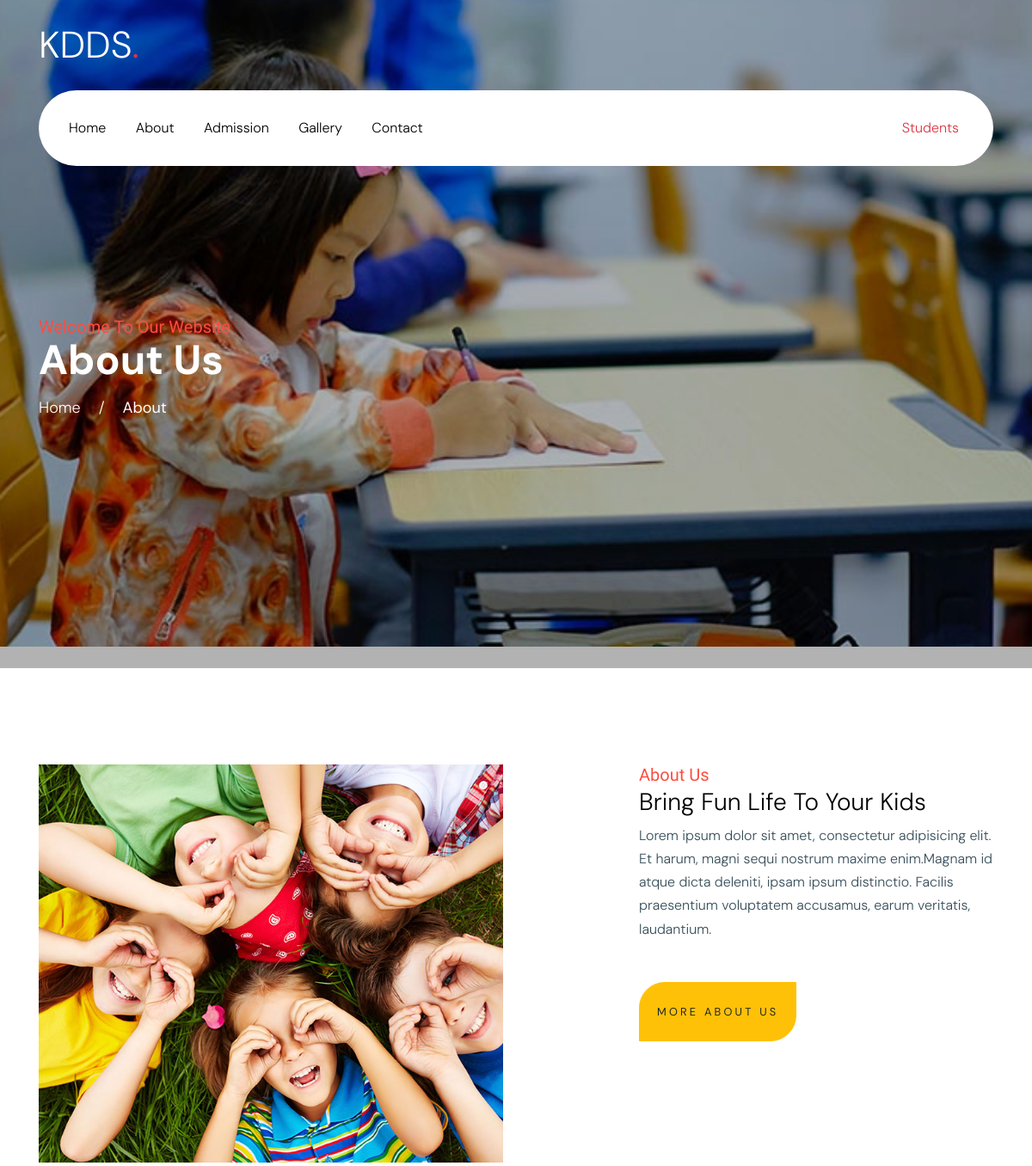
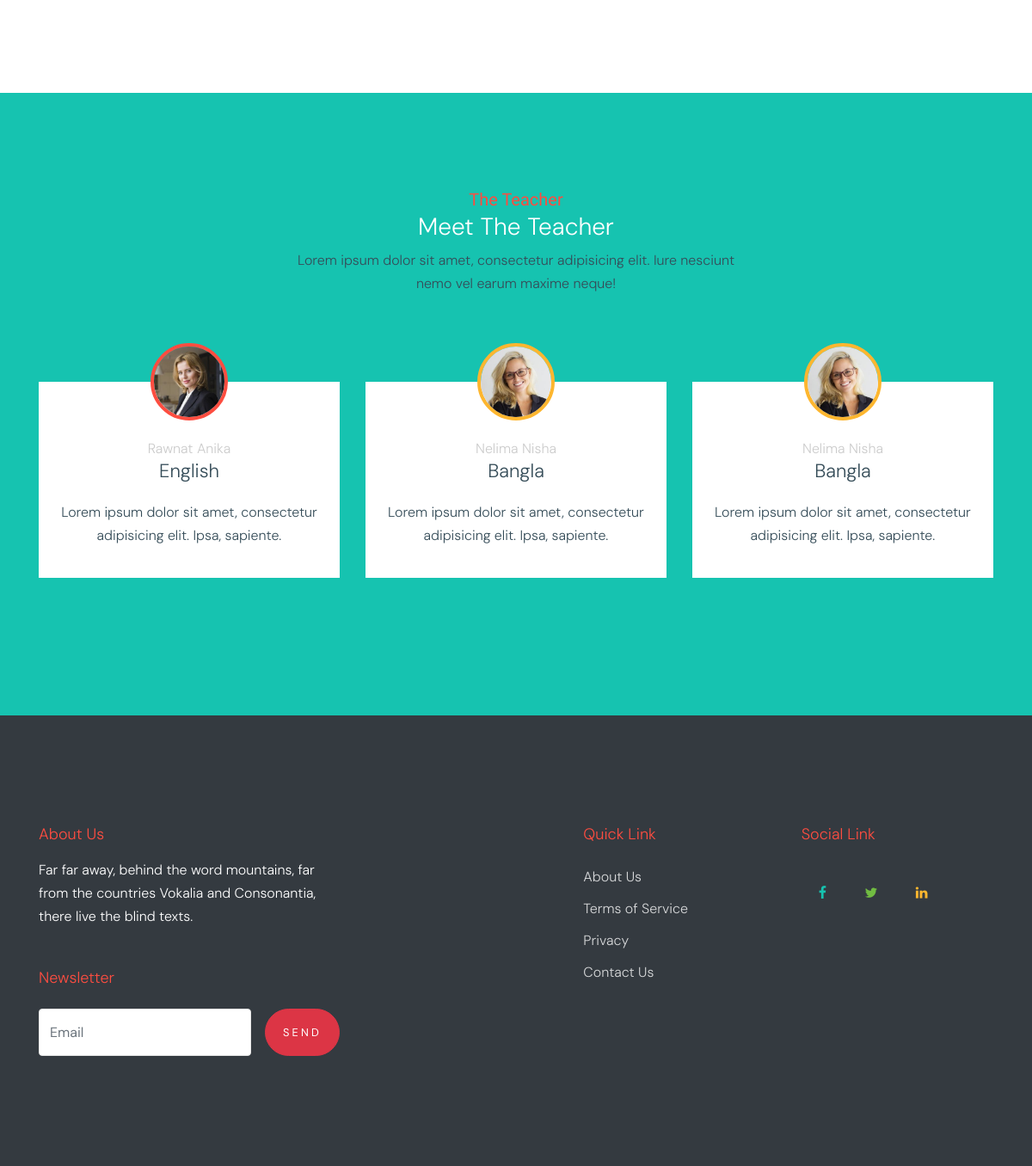
Page /about.php on the committed database (2 pictures, top to bottom).
### tables this page shows
CREATE TABLE `teacher` (
  `id` int(11) NOT NULL,
  `name` varchar(200) NOT NULL,
  `subject` varchar(200) NOT NULL,
  `image` text NOT NULL,
  `text` varchar(200) NOT NULL,
  `class` varchar(200) NOT NULL
);

### about.php (the view, shortened to what this page needs)
<?php
    include"includes/config.php";
    include"files/header.php"
?>
<body data-spy="scroll" data-target=".site-navbar-target" data-offset="300">
    <div class="site-wrap" id="home-section">
        <?php include"files/nav.php" ?>
        <div class="ftco-blocks-cover-1">
            <div class="site-section-cover overlay" data-stellar-background-ratio="0.5" style="background-image: url('images/jerry-wang-jfnUC7s3iuw-unsplash.jpg')">
                <div class="container">
                    <div class="row align-items-center ">
                        <div class="col-md-5 mt-5 pt-5">
                            <span class="text-cursive h5 text-red">Welcome To Our Website</span>
                            <h1 class="mb-3 font-weight-bold text-teal">About Us</h1>
                            <p><a href="index.php" class="text-white">Home</a> <span class="mx-3">/</span> <strong>About</strong></p>
                        </div>
                    </div>
                </div>
            </div>
        </div>
        <div class="site-section">
            <div class="container">
                <div class="row">
                    <div class="col-md-6">
                        <img src="images/img_1.jpg" alt="Image" class="img-fluid">
                    </div>
                    <div class="col-md-5 ml-auto pl-md-5">
                        <span class="text-cursive h5 text-red">About Us</span>
                        <h3 class="text-black">Bring Fun Life To Your Kids</h3>
                        <p><span>Lorem ipsum dolor sit amet, consectetur adipisicing elit. Et harum, magni sequi nostrum maxime enim.</span><span>Magnam id atque dicta deleniti, ipsam ipsum distinctio. Facilis praesentium voluptatem accusamus, earum veritatis, laudantium.</span></p>
                        <p class="mt-5"><a href="#" class="btn btn-warning py-4 btn-custom-1">More About Us</a></p>
                    </div>
                </div>
            </div>
        </div>
        <div class="site-section bg-teal">
            <div class="container">
                <div class="row justify-content-center text-center mb-2 section-2-title">
                    <div class="col-md-6">
                        <span class="text-cursive h5 text-red">The Teacher</span>
                        <h3 class="text-white text-center">Meet The Teacher</h3>
                        <p class="mb-5">Lorem ipsum dolor sit amet, consectetur adipisicing elit. Iure nesciunt nemo vel earum maxime neque!</p>
                    </div>
                </div>
                <div class="row align-items-stretch">
                    <?php
                        $query = "SELECT * FROM teacher";
                        $select_query = mysqli_query($connection, $query);
                        while($row = mysqli_fetch_assoc($select_query)){
                        $name = $row['name'];
                        $subject = $row['subject'];
                        $text = $row['text'];
                        $class = $row['class'];
                        $image = $row['image'];
                    ?>
                    <div class="col-lg-4 col-md-6 mb-5">
                        <div class="post-entry-1 h-100 person-1 <?php echo $class; ?>">
                            <img src="images/teacher/<?php echo $image; ?>" alt="Image" class="img-fluid">
                            <div class="post-entry-1-contents">
                                <span class="meta"><?php echo $name; ?></span>
                                <h2><?php echo $subject; ?></h2>
                                <p><?php echo $text; ?></p>
                            </div>
                        </div>
                    </div><?php } ?>
                </div>
            </div>
        </div>
<?php include"files/footer.php" ?>

### files/header.php (shortened to what this page needs)
<!doctype html>
<html lang="en">
  <head>
    <link rel="stylesheet" href="fonts/icomoon/style.css">
    <link rel="stylesheet" href="css/bootstrap.min.css">
    <link rel="stylesheet" href="css/bootstrap-datepicker.css">
    <link rel="stylesheet" href="css/jquery.fancybox.min.css">
    <link rel="stylesheet" href="css/owl.carousel.min.css">
    <link rel="stylesheet" href="css/owl.theme.default.min.css">
    <link rel="stylesheet" href="fonts/flaticon/font/flaticon.css">
    <link rel="stylesheet" href="css/aos.css">
    <link rel="stylesheet" href="css/style.css">
  </head>

### files/nav.php (shortened to what this page needs)
<header class="site-navbar site-navbar-target" role="banner">
    <div class="container mb-3">
        <div class="d-flex align-items-center">
            <div class="site-logo mr-auto">
                <a href="index.php">KDDS<span class="text-primary">.</span></a>
            </div>
        </div>
    </div>
    <div class="container">
        <div class="menu-wrap d-flex align-items-center">
            <nav class="site-navigation text-left mr-auto d-none d-lg-block" role="navigation">
                <ul class="site-menu main-menu js-clone-nav mr-auto ">
                    <li><a href="index.php" class="nav-link">Home</a></li>
                    <li><a href="about.php" class="nav-link">About</a></li>
                    <li><a href="admission.php" class="nav-link">Admission</a></li>
                    <li><a href="gallery.php" class="nav-link">Gallery</a></li>
                    <li><a href="contact.php" class="nav-link">Contact</a></li>
                </ul>
            </nav>
            <div class="top-social ml-auto">
                <a href="land.php">Students</a>
            </div>
        </div>
    </div>
</header>

### files/footer.php (shortened to what this page needs)
        <footer class="site-footer">
            <div class="container">
                <div class="row">
                    <div class="col-lg-4">
                        <h2 class="footer-heading mb-3">About Us</h2>
                        <p class="mb-5">Far far away, behind the word mountains, far from the countries Vokalia and Consonantia, there live the blind texts. </p>
                        <h2 class="footer-heading mb-4">Newsletter</h2>
                        <form action="#" class="d-flex" class="subscribe">
                            <input type="text" class="form-control mr-3" placeholder="Email">
                            <input type="submit" value="Send" class="btn btn-primary">
                        </form>
                    </div>
                    <div class="col-lg-8 ml-auto">
                        <div class="row">
                            <div class="col-lg-4 ml-auto">
                                <h2 class="footer-heading mb-4">Quick Link</h2>
                                <ul class="list-unstyled">
                                    <li><a href="about.php">About Us</a></li>
                                    <li><a href="#">Terms of Service</a></li>
                                    <li><a href="#">Privacy</a></li>
                                    <li><a href="contact.php">Contact Us</a></li>
                                </ul>
                            </div>
                            <div class="col-lg-4">
                                <h2 class="footer-heading mb-4">Social Link</h2>
                                <div class="top-social ml-auto">
                                    <a href="#"><span class="icon-facebook text-teal"></span></a>
                                    <a href="#"><span class="icon-twitter text-success"></span></a>
                                    <a href="#"><span class="icon-linkedin text-yellow"></span></a>
                                </div>
                            </div>
                        </div>
                    </div>
                </div>
            </div>
        </footer>
    </div>
</body>
</html>

### css/style.css (style rules this page uses)
.text-cursive { font-family: "Indie Flower", cursive !important; }
html { overflow-x: hidden; }
body { line-height: 1.7; color: #364d59 !important; font-weight: 300; font-size: 1rem; }
a { -webkit-transition: .3s all ease; -o-transition: .3s all ease; transition: .3s all ease; text-decoration: none; }
h1, h2, h3, h4, h5, .h1, .h2, .h3, .h4, .h5 { font-weight: 300; color: #364d59; }
.text-black { color: #000 !important; }
.btn { border-radius: 30px; font-size: .8rem; text-transform: uppercase; letter-spacing: .2rem; padding: 10px 20px; text-decoration: none; }
.btn-custom-1 { border-radius: 30px; border-top-right-radius: 0; border-bottom-left-radius: 0; }
.form-control { height: 55px; background: #fff !important; font-family: "DM Sans", -apple-system, BlinkMacSystemFont, "Segoe UI", Roboto, "Helvetica Neue", Arial, "Noto Sans", sans-serif, "Apple Color Emoji", "Segoe UI Emoji", "Segoe UI Symbol", "Noto Color Emoji"; }
.site-section { padding: 2.5em 0; }
@media (min-width: 768px) { .site-section { padding: 5em 0; } }
.site-footer { padding: 4em 0; background: #343a40; }
@media (min-width: 768px) { .site-footer { padding: 8em 0; } }
.site-footer p { color: #fff; }
.site-footer h2, .site-footer h3, .site-footer h4, .site-footer h5 { color: #fff; }
.site-footer a { color: rgba(255, 255, 255, 0.8); }
.site-footer ul li { margin-bottom: 10px; }
.site-footer .footer-heading { font-size: 18px; color: #fd4d40; }
.site-navbar { margin-bottom: 0px; z-index: 1999; position: absolute; top: 0; width: 100%; padding: 1rem; }
.site-navbar .site-logo { margin: 0; padding: 0; font-size: 2.7rem; }
.site-navbar .site-logo a { color: #fff; }
.site-navbar .site-navigation .site-menu { margin: 0; padding: 0; margin-bottom: 0; }
.site-navbar .site-navigation .site-menu a { text-decoration: none !important; display: inline-block; }
.site-navbar .site-navigation .site-menu > li { display: inline-block; }
.site-navbar .site-navigation .site-menu > li > a { margin-left: 15px; margin-right: 15px; padding: 20px 0px; color: #000 !important; display: inline-block; text-decoration: none !important; }
.site-mobile-menu .site-nav-wrap { padding: 0; margin: 0; list-style: none; position: relative; }
.site-mobile-menu .site-nav-wrap a { padding: 10px 20px; display: block; position: relative; color: #212529; }
.site-mobile-menu .site-nav-wrap li { position: relative; display: block; }
.site-mobile-menu .site-nav-wrap > li { display: block; position: relative; float: left; width: 100%; }
.site-mobile-menu .site-nav-wrap > li > a { padding-left: 20px; font-size: 20px; }
.site-section-cover { position: relative; background-size: cover; background-repeat: no-repeat; background-position: center center; overflow: hidden; }
.site-section-cover, .site-section-cover .container { position: relative; z-index: 2; }
.site-section-cover, .site-section-cover .container > .row { height: calc(100vh - 196px); min-height: 777px; }
.site-section-cover.overlay { position: relative; }
.site-section-cover.overlay:before { position: absolute; content: ""; top: 0; left: 0; right: 0; bottom: 0; background: rgba(0, 0, 0, 0.3); z-index: 1; }
.site-section-cover h1 { font-size: 3rem; color: #fff; line-height: 1; }
.site-section-cover p { font-size: 18px; color: #fff; }
.site-section { padding: 7rem 0; }
.form-control { border: none; border: 1px solid #e6e6e6; }
.post-entry-1 .meta { color: #ccc; }
.post-entry-1 .post-entry-1-contents { background: #fff; padding: 20px; }
.post-entry-1 .post-entry-1-contents h2 { font-size: 22px; margin-bottom: 20px; }
.post-entry-1.person-1 { text-align: center; }
.post-entry-1.person-1 img { width: 90px; border-radius: 50%; margin: 0 auto -45px auto; border: 4px solid #fff; }
.post-entry-1.person-1 .post-entry-1-contents { padding-top: 4rem; }
.post-entry-1.person-1.red img { border-color: #fd4d40; }
.post-entry-1.person-1.yellow img { border-color: #fdb62f; }
.top-social a { display: inline-block; padding: 20px; }
.menu-wrap { padding: 10px 20px; background: #fff; border-radius: 100px; }
.text-red { color: #fd4d40; }
.text-yellow { color: #fdb62f; }
.text-teal { color: #16c3b0; }
.bg-teal { background: #16c3b0; }

### rows in the picture
teacher: image (picture), name "Rawnat Anika", subject "English", text "Lorem ipsum dolor sit amet, consectetur adipisicing elit. Ipsa, sapiente."
teacher: image (picture), name "Nelima Nisha", subject "Bangla", text "Lorem ipsum dolor sit amet, consectetur adipisicing elit. Ipsa, sapiente."
teacher: image (picture), name "Nelima Nisha", subject "Bangla", text "Lorem ipsum dolor sit amet, consectetur adipisicing elit. Ipsa, sapiente."
